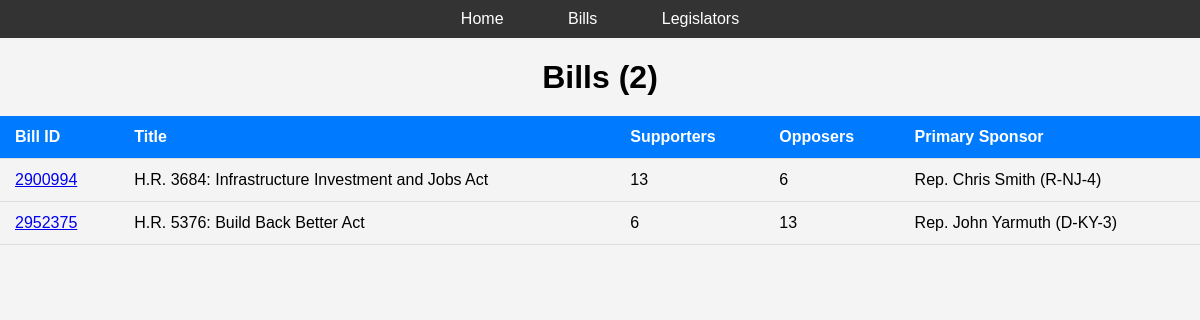
The app's page /bills/, older data.
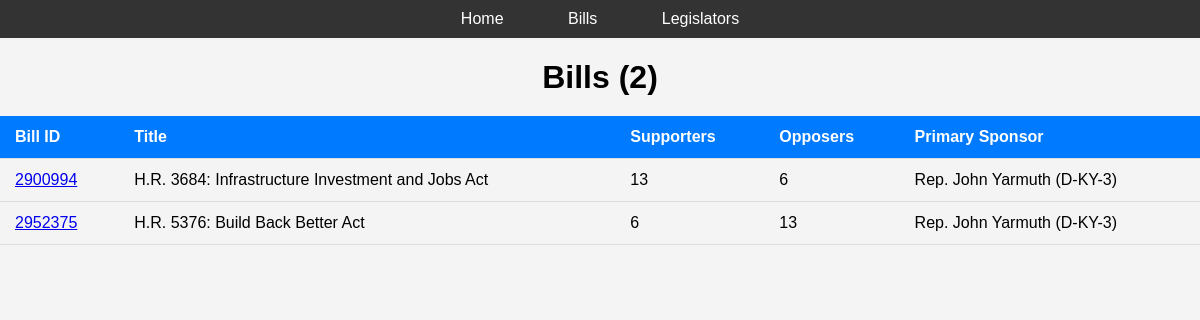
The same page, newer data.
### votes/models/bill.py (models this page shows, shortened)
class Bill(models.Model):
    title = models.CharField(max_length=255)
    primary_sponsor = models.ForeignKey(Person, related_name='bill', on_delete=models.CASCADE)
    @property
    def supporters_result(self):
        from votes.models.vote import Vote
        from votes.models.vote_result import VoteResult, VoteTypeChoices
        vote = Vote.objects.filter(bill=self).first()
        result = VoteResult.objects.filter(vote=vote, vote_type=VoteTypeChoices.YEA)
        return result
    @property
    def supporters_amount(self) -> int:
        return self.supporters_result.count()
    @property
    def opposers_result(self):
        from votes.models.vote import Vote
        from votes.models.vote_result import VoteResult, VoteTypeChoices
        vote = Vote.objects.filter(bill=self).first()
        result = VoteResult.objects.filter(vote=vote, vote_type=VoteTypeChoices.NAY)
        return result
    @property
    def opposers_amount(self) -> int:
        return self.opposers_result.count()

### votes/models/vote.py (models this page shows, shortened)
class Vote(models.Model):
    bill = models.ForeignKey(Bill, related_name='vote', on_delete=models.CASCADE)

### votes/models/person.py (models this page shows, shortened)
class Person(models.Model):
    name = models.CharField(max_length=255)
    def __str__(self):
        return self.name

### votes/views/views.py (the view)
# urls.py: path('bills/', bills, name='bills'),
def bills(request):
    bills = Bill.objects.all()
    return render(request, 'votes/bills.html', {'bills': bills})

### votes/templates/votes/bills.html (shortened to what this page needs)
<!DOCTYPE html>
<html lang="en">
<head>
</head>
<body>
    {% include 'navbar.html' %}
    <h1>Bills ({{ bills.count }})</h1>
    <table>
        <thead>
            <tr>
                <th>Bill ID</th>
                <th>Title</th>
                <th>Supporters</th>
                <th>Opposers</th>
                <th>Primary Sponsor</th>
            </tr>
        </thead>
        <tbody>
            {% for bill in bills %}
            <tr>
                <td><a href="{% url 'bill' bill.id %}">{{ bill.id }}</a></td>
                <td>{{ bill.title }}</td>
                <td>{{ bill.supporters_amount }}</td>
                <td>{{ bill.opposers_amount }}</td>
                <td>{{ bill.primary_sponsor }}</td>
            </tr>
            {% endfor %}
        </tbody>
    </table>
</body>
</html>

### votes/templates/navbar.html (shortened to what this page needs)
<!DOCTYPE html>
<html lang="en">
<head>
</head>
<body>
<div class="navbar">
    <ul>
        <li><a href="{% url 'index' %}">Home</a></li>
        <li><a href="{% url 'bills' %}">Bills</a></li>
        <li><a href="{% url 'legislators' %}">Legislators</a></li>
    </ul>
</div>
</body>
</html>

### votes/templates/votes/bills.html (style rules this page uses)
body { font-family: Arial, sans-serif; background-color: #f4f4f4; margin: 0; padding: 0; }
h1 { text-align: center; margin-bottom: 20px; }
table { width: 100%; border-collapse: collapse; }
th, td { padding: 12px 15px; text-align: left; border-bottom: 1px solid #ddd; }
th { background-color: #007bff; color: #fff; }

### votes/templates/navbar.html (style rules this page uses)
.navbar { background-color: #333; padding: 10px 0; text-align: center; }
.navbar ul { list-style-type: none; padding: 0; margin: 0; }
.navbar li { display: inline; margin: 0 10px; }
.navbar li a { color: #fff; text-decoration: none; padding: 10px 20px; border-radius: 5px; transition: background-color 0.3s; }

Row changes from the older to the newer data that the page shows:
changed Bill "H.R. 3684: Infrastructure Investment and Jobs Act": primary_sponsor "Rep. Chris Smith (R-NJ-4)" → "Rep. John Yarmuth (D-KY-3)"
